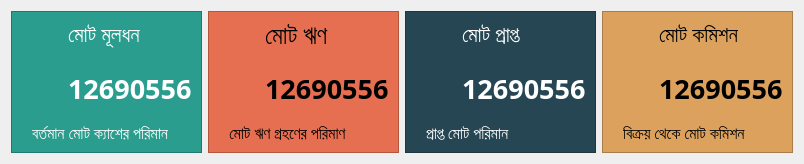
    <widget class="QWidget" name="homeContentTop" native="true">
     <layout class="QHBoxLayout" name="horizontalLayout_2">
      <item>
       <widget class="QFrame" name="capitalFrame">
        <property name="font">
         <font>
          <family>Arial</family>
         </font>
        </property>
        <property name="styleSheet">
         <string notr="true">background-color: #2A9D8F;
color: rgb(255, 255, 255);
</string>
        </property>
        <property name="frameShape">
         <enum>QFrame::StyledPanel</enum>
        </property>
        <property name="frameShadow">
         <enum>QFrame::Raised</enum>
        </property>
        <layout class="QVBoxLayout" name="verticalLayout_12">
         <property name="leftMargin">
          <number>20</number>
         </property>
         <property name="rightMargin">
          <number>9</number>
         </property>
         <item>
          <layout class="QHBoxLayout" name="horizontalLayout_7">
           <item>
            <widget class="QLabel" name="earnIcon">
             <property name="minimumSize">
              <size>
               <width>30</width>
               <height>30</height>
              </size>
             </property>
             <property name="maximumSize">
              <size>
               <width>30</width>
               <height>30</height>
              </size>
             </property>
             <property name="text">
              <string/>
             </property>
             <property name="pixmap">
              <pixmap resource="../resource.qrc">:/icons/images/capital.png</pixmap>
             </property>
             <property name="scaledContents">
              <bool>true</bool>
             </property>
             <property name="alignment">
              <set>Qt::AlignRight|Qt::AlignTrailing|Qt::AlignVCenter</set>
             </property>
            </widget>
           </item>
           <item>
            <widget class="QLabel" name="earnLabel">
             <property name="maximumSize">
              <size>
               <width>16777215</width>
               <height>16777215</height>
              </size>
             </property>
             <property name="font">
              <font>
               <family>SutonnyMJ</family>
               <pointsize>16</pointsize>
               <weight>50</weight>
               <bold>false</bold>
              </font>
             </property>
             <property name="text">
              <string>মোট মূলধন</string>
             </property>
             <property name="scaledContents">
              <bool>true</bool>
             </property>
             <property name="alignment">
              <set>Qt::AlignLeading|Qt::AlignLeft|Qt::AlignVCenter</set>
             </property>
            </widget>
           </item>
          </layout>
         </item>
         <item>
          <layout class="QHBoxLayout" name="horizontalLayout">
           <item>
            <widget class="QFrame" name="capitalAmountIcon">
             <property name="minimumSize">
              <size>
               <width>30</width>
               <height>30</height>
              </size>
             </property>
             <property name="maximumSize">
              <size>
               <width>30</width>
               <height>16777215</height>
              </size>
             </property>
             <layout class="QVBoxLayout" name="verticalLayout">
              <item>
               <widget class="QLabel" name="label_3">
                <property name="minimumSize">
                 <size>
                  <width>25</width>
                  <height>25</height>
                 </size>
                </property>
                <property name="maximumSize">
                 <size>
                  <width>25</width>
                  <height>25</height>
                 </size>
                </property>
                <property name="text">
                 <string/>
                </property>
                <property name="pixmap">
                 <pixmap resource="../resource.qrc">:/icons/images/taka.png</pixmap>
                </property>
                <property name="scaledContents">
                 <bool>true</bool>
                </property>
                <property name="alignment">
                 <set>Qt::AlignCenter</set>
                </property>
                <property name="wordWrap">
                 <bool>false</bool>
                </property>
               </widget>
              </item>
              <item>
               <widget class="QLabel" name="label_4">
                <property name="text">
                 <string/>
                </property>
               </widget>
              </item>
             </layout>
            </widget>
           </item>
           <item>
            <widget class="QLabel" name="capitalAmount">
             <property name="font">
              <font>
               <family>SutonnyMJ</family>
               <pointsize>20</pointsize>
               <weight>75</weight>
               <bold>true</bold>
              </font>
             </property>
             <property name="text">
              <string>12690556</string>
             </property>
             <property name="alignment">
              <set>Qt::AlignLeading|Qt::AlignLeft|Qt::AlignVCenter</set>
             </property>
            </widget>
           </item>
          </layout>
         </item>
         <item>
          <widget class="QLabel" name="label_5">
           <property name="font">
            <font>
             <family>SutonnyMJ</family>
             <pointsize>12</pointsize>
            </font>
           </property>
           <property name="text">
            <string>বর্তমান মোট ক্যাশের পরিমান </string>
           </property>
          </widget>
         </item>
        </layout>
       </widget>
      </item>
      <item>
       <widget class="QFrame" name="loanFrame">
        <property name="font">
         <font>
          <family>Arial</family>
         </font>
        </property>
        <property name="styleSheet">
         <string notr="true">background-color: #E76F51;</string>
        </property>
        <property name="frameShape">
         <enum>QFrame::StyledPanel</enum>
        </property>
        <property name="frameShadow">
         <enum>QFrame::Raised</enum>
        </property>
        <layout class="QVBoxLayout" name="verticalLayout_13">
         <property name="leftMargin">
          <number>20</number>
         </property>
         <item>
          <layout class="QHBoxLayout" name="horizontalLayout_13">
           <item>
            <widget class="QLabel" name="earnIcon_4">
             <property name="minimumSize">
              <size>
               <width>30</width>
               <height>30</height>
              </size>
             </property>
             <property name="maximumSize">
              <size>
               <width>30</width>
               <height>30</height>
              </size>
             </property>
             <property name="text">
              <string/>
             </property>
             <property name="pixmap">
              <pixmap resource="../resource.qrc">:/icons/images/loan.png</pixmap>
             </property>
             <property name="scaledContents">
              <bool>true</bool>
             </property>
             <property name="alignment">
              <set>Qt::AlignRight|Qt::AlignTrailing|Qt::AlignVCenter</set>
             </property>
            </widget>
           </item>
           <item>
            <widget class="QLabel" name="earnLabel_4">
             <property name="maximumSize">
              <size>
               <width>16777215</width>
               <height>16777215</height>
              </size>
             </property>
             <property name="font">
              <font>
               <family>SutonnyMJ</family>
               <pointsize>18</pointsize>
               <weight>50</weight>
               <bold>false</bold>
              </font>
             </property>
             <property name="text">
              <string>মোট ঋণ </string>
             </property>
             <property name="scaledContents">
              <bool>true</bool>
             </property>
             <property name="alignment">
              <set>Qt::AlignLeading|Qt::AlignLeft|Qt::AlignVCenter</set>
             </property>
            </widget>
           </item>
          </layout>
         </item>
         <item>
          <layout class="QHBoxLayout" name="horizontalLayout_12">
           <item>
            <widget class="QFrame" name="capitalAmountIcon_4">
             <property name="minimumSize">
              <size>
               <width>30</width>
               <height>30</height>
              </size>
             </property>
             <property name="maximumSize">
              <size>
               <width>30</width>
               <height>16777215</height>
              </size>
             </property>
             <layout class="QVBoxLayout" name="verticalLayout_4">
              <item>
               <widget class="QLabel" name="label_13">
                <property name="minimumSize">
                 <size>
                  <width>25</width>
                  <height>25</height>
                 </size>
                </property>
                <property name="maximumSize">
                 <size>
                  <width>25</width>
                  <height>25</height>
                 </size>
                </property>
                <property name="text">
                 <string/>
                </property>
                <property name="pixmap">
                 <pixmap resource="../resource.qrc">:/icons/images/taka.png</pixmap>
                </property>
                <property name="scaledContents">
                 <bool>true</bool>
                </property>
                <property name="alignment">
                 <set>Qt::AlignCenter</set>
                </property>
                <property name="wordWrap">
                 <bool>false</bool>
                </property>
               </widget>
              </item>
              <item>
               <widget class="QLabel" name="label_14">
                <property name="text">
                 <string/>
                </property>
               </widget>
              </item>
             </layout>
            </widget>
           </item>
           <item>
            <widget class="QLabel" name="receivedLoanAmount">
             <property name="font">
              <font>
               <family>SutonnyMJ</family>
               <pointsize>20</pointsize>
               <weight>75</weight>
               <bold>true</bold>
              </font>
             </property>
             <property name="text">
              <string>12690556</string>
             </property>
             <property name="alignment">
              <set>Qt::AlignLeading|Qt::AlignLeft|Qt::AlignVCenter</set>
             </property>
            </widget>
           </item>
          </layout>
         </item>
         <item>
          <widget class="QLabel" name="label_12">
           <property name="font">
            <font>
             <family>SutonnyMJ</family>
             <pointsize>12</pointsize>
            </font>
           </property>
           <property name="text">
            <string>মোট ঋণ গ্রহণের পরিমাণ</string>
           </property>
          </widget>
         </item>
        </layout>
       </widget>
      </item>
      <item>
       <widget class="QFrame" name="receivedFrame">
        <property name="font">
         <font>
          <family>Arial</family>
         </font>
        </property>
        <property name="styleSheet">
         <string notr="true">background-color: #264653;
color: rgb(255, 255, 255);</string>
        </property>
        <property name="frameShape">
         <enum>QFrame::StyledPanel</enum>
        </property>
        <property name="frameShadow">
         <enum>QFrame::Raised</enum>
        </property>
        <layout class="QVBoxLayout" name="verticalLayout_14">
         <property name="leftMargin">
          <number>20</number>
         </property>
         <item>
          <layout class="QHBoxLayout" name="horizontalLayout_15">
           <item>
            <widget class="QLabel" name="earnIcon_5">
             <property name="minimumSize">
              <size>
               <width>30</width>
               <height>30</height>
              </size>
             </property>
             <property name="maximumSize">
              <size>
               <width>30</width>
               <height>30</height>
              </size>
             </property>
             <property name="text">
              <string/>
             </property>
             <property name="pixmap">
              <pixmap resource="../resource.qrc">:/icons/images/received.png</pixmap>
             </property>
             <property name="scaledContents">
              <bool>true</bool>
             </property>
             <property name="alignment">
              <set>Qt::AlignRight|Qt::AlignTrailing|Qt::AlignVCenter</set>
             </property>
            </widget>
           </item>
           <item>
            <widget class="QLabel" name="earnLabel_5">
             <property name="maximumSize">
              <size>
               <width>16777215</width>
               <height>16777215</height>
              </size>
             </property>
             <property name="font">
              <font>
               <family>SutonnyMJ</family>
               <pointsize>16</pointsize>
               <weight>50</weight>
               <bold>false</bold>
              </font>
             </property>
             <property name="text">
              <string>মোট প্রাপ্ত</string>
             </property>
             <property name="scaledContents">
              <bool>true</bool>
             </property>
             <property name="alignment">
              <set>Qt::AlignLeading|Qt::AlignLeft|Qt::AlignVCenter</set>
             </property>
            </widget>
           </item>
          </layout>
         </item>
         <item>
          <layout class="QHBoxLayout" name="horizontalLayout_14">
           <item>
            <widget class="QFrame" name="capitalAmountIcon_5">
             <property name="minimumSize">
              <size>
               <width>30</width>
               <height>30</height>
              </size>
             </property>
             <property name="maximumSize">
              <size>
               <width>30</width>
               <height>16777215</height>
              </size>
             </property>
             <layout class="QVBoxLayout" name="verticalLayout_5">
              <item>
               <widget class="QLabel" name="label_16">
                <property name="minimumSize">
                 <size>
                  <width>25</width>
                  <height>25</height>
                 </size>
                </property>
                <property name="maximumSize">
                 <size>
                  <width>25</width>
                  <height>25</height>
                 </size>
                </property>
                <property name="text">
                 <string/>
                </property>
                <property name="pixmap">
                 <pixmap resource="../resource.qrc">:/icons/images/taka.png</pixmap>
                </property>
                <property name="scaledContents">
                 <bool>true</bool>
                </property>
                <property name="alignment">
                 <set>Qt::AlignCenter</set>
                </property>
                <property name="wordWrap">
                 <bool>false</bool>
                </property>
               </widget>
              </item>
              <item>
               <widget class="QLabel" name="label_17">
                <property name="text">
                 <string/>
                </property>
               </widget>
              </item>
             </layout>
            </widget>
           </item>
           <item>
            <widget class="QLabel" name="receivedAmount">
             <property name="font">
              <font>
               <family>SutonnyMJ</family>
               <pointsize>20</pointsize>
               <weight>75</weight>
               <bold>true</bold>
              </font>
             </property>
             <property name="text">
              <string>12690556</string>
             </property>
             <property name="alignment">
              <set>Qt::AlignLeading|Qt::AlignLeft|Qt::AlignVCenter</set>
             </property>
            </widget>
           </item>
          </layout>
         </item>
         <item>
          <widget class="QLabel" name="label_15">
           <property name="font">
            <font>
             <family>SutonnyMJ</family>
             <pointsize>12</pointsize>
            </font>
           </property>
           <property name="text">
            <string>প্রাপ্ত মোট পরিমান</string>
           </property>
          </widget>
         </item>
        </layout>
       </widget>
      </item>
      <item>
       <widget class="QFrame" name="commisionFrame">
        <property name="font">
         <font>
          <family>Arial</family>
         </font>
        </property>
        <property name="styleSheet">
         <string notr="true">background-color: #DDA15E;
</string>
        </property>
        <property name="frameShape">
         <enum>QFrame::StyledPanel</enum>
        </property>
        <property name="frameShadow">
         <enum>QFrame::Raised</enum>
        </property>
        <layout class="QVBoxLayout" name="verticalLayout_19">
         <property name="leftMargin">
          <number>20</number>
         </property>
         <item>
          <layout class="QHBoxLayout" name="horizontalLayout_17">
           <item>
            <widget class="QLabel" name="earnIcon_7">
             <property name="minimumSize">
              <size>
               <width>30</width>
               <height>30</height>
              </size>
             </property>
             <property name="maximumSize">
              <size>
               <width>30</width>
               <height>30</height>
              </size>
             </property>
             <property name="text">
              <string/>
             </property>
             <property name="pixmap">
              <pixmap resource="../resource.qrc">:/icons/images/commision.png</pixmap>
             </property>
             <property name="scaledContents">
              <bool>true</bool>
             </property>
             <property name="alignment">
              <set>Qt::AlignRight|Qt::AlignTrailing|Qt::AlignVCenter</set>
             </property>
            </widget>
           </item>
           <item>
            <widget class="QLabel" name="earnLabel_7">
             <property name="maximumSize">
              <size>
               <width>16777215</width>
               <height>16777215</height>
              </size>
             </property>
             <property name="font">
              <font>
               <family>SutonnyMJ</family>
               <pointsize>16</pointsize>
               <weight>50</weight>
               <bold>false</bold>
              </font>
             </property>
             <property name="text">
              <string>মোট কমিশন</string>
             </property>
             <property name="scaledContents">
              <bool>true</bool>
             </property>
             <property name="alignment">
              <set>Qt::AlignLeading|Qt::AlignLeft|Qt::AlignVCenter</set>
             </property>
            </widget>
           </item>
          </layout>
         </item>
         <item>
          <layout class="QHBoxLayout" name="horizontalLayout_21">
           <item>
            <widget class="QFrame" name="capitalAmountIcon_7">
             <property name="minimumSize">
              <size>
               <width>30</width>
               <height>30</height>
              </size>
             </property>
             <property name="maximumSize">
              <size>
               <width>30</width>
               <height>16777215</height>
              </size>
             </property>
             <layout class="QVBoxLayout" name="verticalLayout_6">
              <item>
               <widget class="QLabel" name="label_21">
                <property name="minimumSize">
                 <size>
                  <width>25</width>
                  <height>25</height>
                 </size>
                </property>
                <property name="maximumSize">
                 <size>
                  <width>25</width>
                  <height>25</height>
                 </size>
                </property>
                <property name="text">
                 <string/>
                </property>
                <property name="pixmap">
                 <pixmap resource="../resource.qrc">:/icons/images/taka.png</pixmap>
                </property>
                <property name="scaledContents">
                 <bool>true</bool>
                </property>
                <property name="alignment">
                 <set>Qt::AlignCenter</set>
                </property>
                <property name="wordWrap">
                 <bool>false</bool>
                </property>
               </widget>
              </item>
              <item>
               <widget class="QLabel" name="label_22">
                <property name="text">
                 <string/>
                </property>
               </widget>
              </item>
             </layout>
            </widget>
           </item>
           <item>
            <widget class="QLabel" name="commisionAmount">
             <property name="font">
              <font>
               <family>SutonnyMJ</family>
               <pointsize>20</pointsize>
               <weight>75</weight>
               <bold>true</bold>
              </font>
             </property>
             <property name="text">
              <string>12690556</string>
             </property>
             <property name="alignment">
              <set>Qt::AlignLeading|Qt::AlignLeft|Qt::AlignVCenter</set>
             </property>
            </widget>
           </item>
          </layout>
         </item>
         <item>
          <widget class="QLabel" name="label_23">
           <property name="font">
            <font>
             <family>SutonnyMJ</family>
             <pointsize>12</pointsize>
            </font>
           </property>
           <property name="text">
            <string>বিক্রয় থেকে মোট কমিশন</string>
           </property>
          </widget>
         </item>
        </layout>
       </widget>
      </item>
     </layout>
    </widget>
